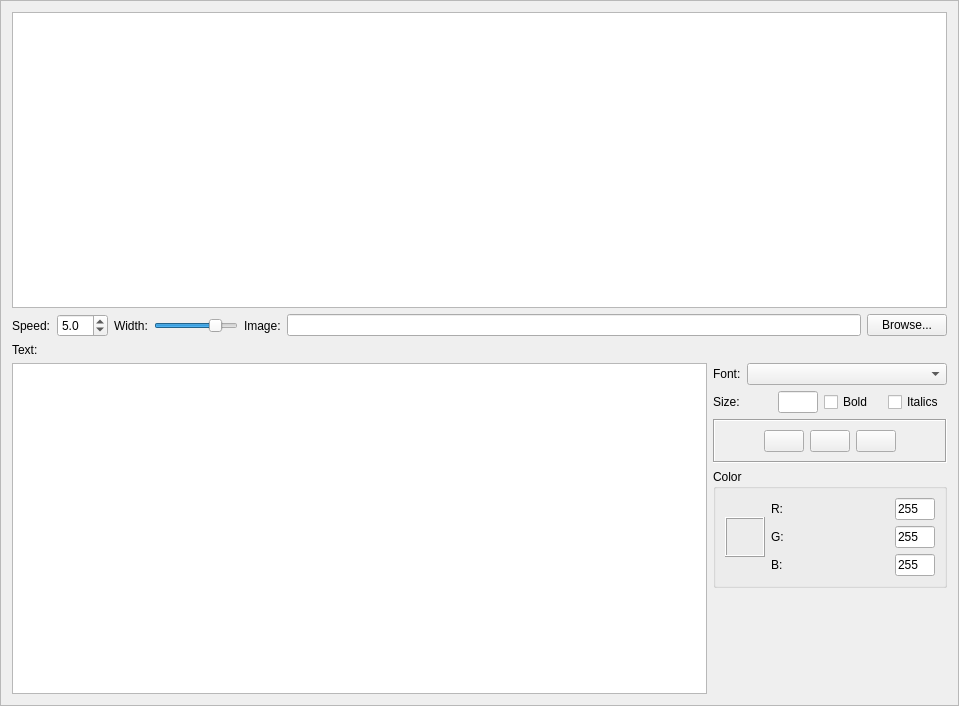
<?xml version="1.0" encoding="UTF-8"?>
<ui version="4.0">
 <class>EncounterScrollingTextEdit</class>
 <widget class="QFrame" name="EncounterScrollingTextEdit">
  <property name="geometry">
   <rect>
    <x>0</x>
    <y>0</y>
    <width>959</width>
    <height>706</height>
   </rect>
  </property>
  <property name="windowTitle">
   <string>Frame</string>
  </property>
  <property name="styleSheet">
   <string notr="true">background-image: url(:/img/data/parchment.jpg);</string>
  </property>
  <property name="frameShape">
   <enum>QFrame::StyledPanel</enum>
  </property>
  <property name="frameShadow">
   <enum>QFrame::Raised</enum>
  </property>
  <layout class="QVBoxLayout" name="verticalLayout_3">
   <item>
    <widget class="QGraphicsView" name="graphicsView"/>
   </item>
   <item>
    <layout class="QHBoxLayout" name="horizontalLayout_3">
     <item>
      <widget class="QLabel" name="label">
       <property name="text">
        <string>Speed:</string>
       </property>
      </widget>
     </item>
     <item>
      <widget class="QDoubleSpinBox" name="spinSpeed">
       <property name="decimals">
        <number>1</number>
       </property>
       <property name="minimum">
        <double>0.100000000000000</double>
       </property>
       <property name="maximum">
        <double>50.000000000000000</double>
       </property>
       <property name="singleStep">
        <double>1.000000000000000</double>
       </property>
       <property name="value">
        <double>5.000000000000000</double>
       </property>
      </widget>
     </item>
     <item>
      <widget class="QLabel" name="label_9">
       <property name="text">
        <string>Width:</string>
       </property>
      </widget>
     </item>
     <item>
      <widget class="QSlider" name="sliderWidth">
       <property name="sizePolicy">
        <sizepolicy hsizetype="Preferred" vsizetype="Fixed">
         <horstretch>0</horstretch>
         <verstretch>0</verstretch>
        </sizepolicy>
       </property>
       <property name="minimum">
        <number>10</number>
       </property>
       <property name="maximum">
        <number>100</number>
       </property>
       <property name="value">
        <number>80</number>
       </property>
       <property name="orientation">
        <enum>Qt::Horizontal</enum>
       </property>
      </widget>
     </item>
     <item>
      <widget class="QLabel" name="label_7">
       <property name="text">
        <string>Image:</string>
       </property>
      </widget>
     </item>
     <item>
      <widget class="QLineEdit" name="edtImageFile">
       <property name="readOnly">
        <bool>true</bool>
       </property>
      </widget>
     </item>
     <item>
      <widget class="QPushButton" name="btnBrowse">
       <property name="text">
        <string>Browse...</string>
       </property>
      </widget>
     </item>
    </layout>
   </item>
   <item>
    <widget class="QLabel" name="label_5">
     <property name="text">
      <string>Text:</string>
     </property>
    </widget>
   </item>
   <item>
    <layout class="QHBoxLayout" name="horizontalLayout_9">
     <item>
      <widget class="QTextEdit" name="edtText">
       <property name="sizePolicy">
        <sizepolicy hsizetype="Expanding" vsizetype="Expanding">
         <horstretch>0</horstretch>
         <verstretch>0</verstretch>
        </sizepolicy>
       </property>
      </widget>
     </item>
     <item>
      <layout class="QVBoxLayout" name="verticalLayout_2">
       <item>
        <layout class="QHBoxLayout" name="horizontalLayout_2">
         <item>
          <widget class="QLabel" name="label_6">
           <property name="text">
            <string>Font:</string>
           </property>
          </widget>
         </item>
         <item>
          <widget class="QComboBox" name="cmbFont">
           <property name="minimumSize">
            <size>
             <width>200</width>
             <height>0</height>
            </size>
           </property>
          </widget>
         </item>
        </layout>
       </item>
       <item>
        <layout class="QHBoxLayout" name="horizontalLayout_4">
         <item>
          <widget class="QLabel" name="label_8">
           <property name="text">
            <string>Size:</string>
           </property>
          </widget>
         </item>
         <item>
          <widget class="QLineEdit" name="edtSize">
           <property name="sizePolicy">
            <sizepolicy hsizetype="Fixed" vsizetype="Fixed">
             <horstretch>0</horstretch>
             <verstretch>0</verstretch>
            </sizepolicy>
           </property>
           <property name="maximumSize">
            <size>
             <width>40</width>
             <height>16777215</height>
            </size>
           </property>
           <property name="baseSize">
            <size>
             <width>40</width>
             <height>0</height>
            </size>
           </property>
          </widget>
         </item>
         <item>
          <widget class="QCheckBox" name="chkBold">
           <property name="text">
            <string>Bold</string>
           </property>
          </widget>
         </item>
         <item>
          <widget class="QCheckBox" name="chkItalics">
           <property name="text">
            <string>Italics</string>
           </property>
          </widget>
         </item>
        </layout>
       </item>
       <item>
        <widget class="QFrame" name="frame">
         <property name="frameShape">
          <enum>QFrame::Box</enum>
         </property>
         <property name="frameShadow">
          <enum>QFrame::Sunken</enum>
         </property>
         <layout class="QHBoxLayout" name="horizontalLayout_8">
          <item>
           <spacer name="horizontalSpacer">
            <property name="orientation">
             <enum>Qt::Horizontal</enum>
            </property>
            <property name="sizeType">
             <enum>QSizePolicy::Preferred</enum>
            </property>
            <property name="sizeHint" stdset="0">
             <size>
              <width>40</width>
              <height>20</height>
             </size>
            </property>
           </spacer>
          </item>
          <item>
           <widget class="QPushButton" name="btnLeftText">
            <property name="text">
             <string/>
            </property>
            <property name="icon">
             <iconset resource="resources.qrc">
              <normaloff>:/img/data/align-left.png</normaloff>:/img/data/align-left.png</iconset>
            </property>
            <property name="checkable">
             <bool>true</bool>
            </property>
            <property name="autoExclusive">
             <bool>true</bool>
            </property>
            <attribute name="buttonGroup">
             <string notr="true">buttonGroup</string>
            </attribute>
           </widget>
          </item>
          <item>
           <widget class="QPushButton" name="btnCenterText">
            <property name="text">
             <string/>
            </property>
            <property name="icon">
             <iconset resource="resources.qrc">
              <normaloff>:/img/data/align-center.png</normaloff>:/img/data/align-center.png</iconset>
            </property>
            <property name="checkable">
             <bool>true</bool>
            </property>
            <property name="autoExclusive">
             <bool>true</bool>
            </property>
            <attribute name="buttonGroup">
             <string notr="true">buttonGroup</string>
            </attribute>
           </widget>
          </item>
          <item>
           <widget class="QPushButton" name="btnRightText">
            <property name="text">
             <string/>
            </property>
            <property name="icon">
             <iconset resource="resources.qrc">
              <normaloff>:/img/data/align-right.png</normaloff>:/img/data/align-right.png</iconset>
            </property>
            <property name="checkable">
             <bool>true</bool>
            </property>
            <property name="autoExclusive">
             <bool>true</bool>
            </property>
            <attribute name="buttonGroup">
             <string notr="true">buttonGroup</string>
            </attribute>
           </widget>
          </item>
          <item>
           <spacer name="horizontalSpacer_2">
            <property name="orientation">
             <enum>Qt::Horizontal</enum>
            </property>
            <property name="sizeType">
             <enum>QSizePolicy::Preferred</enum>
            </property>
            <property name="sizeHint" stdset="0">
             <size>
              <width>40</width>
              <height>20</height>
             </size>
            </property>
           </spacer>
          </item>
         </layout>
        </widget>
       </item>
       <item>
        <widget class="QGroupBox" name="groupBox">
         <property name="title">
          <string>Color</string>
         </property>
         <layout class="QHBoxLayout" name="horizontalLayout_7">
          <item>
           <widget class="QFrame" name="frameColor">
            <property name="sizePolicy">
             <sizepolicy hsizetype="Fixed" vsizetype="Fixed">
              <horstretch>0</horstretch>
              <verstretch>0</verstretch>
             </sizepolicy>
            </property>
            <property name="minimumSize">
             <size>
              <width>40</width>
              <height>40</height>
             </size>
            </property>
            <property name="maximumSize">
             <size>
              <width>40</width>
              <height>40</height>
             </size>
            </property>
            <property name="baseSize">
             <size>
              <width>40</width>
              <height>40</height>
             </size>
            </property>
            <property name="frameShape">
             <enum>QFrame::Box</enum>
            </property>
            <property name="frameShadow">
             <enum>QFrame::Raised</enum>
            </property>
           </widget>
          </item>
          <item>
           <layout class="QVBoxLayout" name="verticalLayout">
            <item>
             <layout class="QHBoxLayout" name="horizontalLayout">
              <item>
               <widget class="QLabel" name="label_2">
                <property name="text">
                 <string>R:</string>
                </property>
               </widget>
              </item>
              <item>
               <widget class="QLineEdit" name="edtR">
                <property name="sizePolicy">
                 <sizepolicy hsizetype="Fixed" vsizetype="Fixed">
                  <horstretch>0</horstretch>
                  <verstretch>0</verstretch>
                 </sizepolicy>
                </property>
                <property name="maximumSize">
                 <size>
                  <width>40</width>
                  <height>16777215</height>
                 </size>
                </property>
                <property name="baseSize">
                 <size>
                  <width>40</width>
                  <height>0</height>
                 </size>
                </property>
                <property name="text">
                 <string>255</string>
                </property>
               </widget>
              </item>
             </layout>
            </item>
            <item>
             <layout class="QHBoxLayout" name="horizontalLayout_5">
              <item>
               <widget class="QLabel" name="label_3">
                <property name="text">
                 <string>G:</string>
                </property>
               </widget>
              </item>
              <item>
               <widget class="QLineEdit" name="edtG">
                <property name="sizePolicy">
                 <sizepolicy hsizetype="Fixed" vsizetype="Fixed">
                  <horstretch>0</horstretch>
                  <verstretch>0</verstretch>
                 </sizepolicy>
                </property>
                <property name="maximumSize">
                 <size>
                  <width>40</width>
                  <height>16777215</height>
                 </size>
                </property>
                <property name="baseSize">
                 <size>
                  <width>40</width>
                  <height>0</height>
                 </size>
                </property>
                <property name="text">
                 <string>255</string>
                </property>
               </widget>
              </item>
             </layout>
            </item>
            <item>
             <layout class="QHBoxLayout" name="horizontalLayout_6">
              <item>
               <widget class="QLabel" name="label_4">
                <property name="text">
                 <string>B:</string>
                </property>
               </widget>
              </item>
              <item>
               <widget class="QLineEdit" name="edtB">
                <property name="sizePolicy">
                 <sizepolicy hsizetype="Fixed" vsizetype="Fixed">
                  <horstretch>0</horstretch>
                  <verstretch>0</verstretch>
                 </sizepolicy>
                </property>
                <property name="maximumSize">
                 <size>
                  <width>40</width>
                  <height>16777215</height>
                 </size>
                </property>
                <property name="baseSize">
                 <size>
                  <width>40</width>
                  <height>0</height>
                 </size>
                </property>
                <property name="text">
                 <string>255</string>
                </property>
               </widget>
              </item>
             </layout>
            </item>
           </layout>
          </item>
         </layout>
        </widget>
       </item>
       <item>
        <widget class="PublishButtonFrame" name="framePublish">
         <property name="sizePolicy">
          <sizepolicy hsizetype="Preferred" vsizetype="Fixed">
           <horstretch>0</horstretch>
           <verstretch>0</verstretch>
          </sizepolicy>
         </property>
         <property name="minimumSize">
          <size>
           <width>200</width>
           <height>100</height>
          </size>
         </property>
         <property name="maximumSize">
          <size>
           <width>16777215</width>
           <height>100</height>
          </size>
         </property>
         <property name="frameShape">
          <enum>QFrame::NoFrame</enum>
         </property>
         <property name="frameShadow">
          <enum>QFrame::Raised</enum>
         </property>
        </widget>
       </item>
      </layout>
     </item>
    </layout>
   </item>
  </layout>
 </widget>
 <customwidgets>
  <customwidget>
   <class>PublishButtonFrame</class>
   <extends>QFrame</extends>
   <header>publishbuttonframe.h</header>
   <container>1</container>
  </customwidget>
 </customwidgets>
 <resources>
  <include location="resources.qrc"/>
 </resources>
 <connections/>
 <buttongroups>
  <buttongroup name="buttonGroup"/>
 </buttongroups>
</ui>
